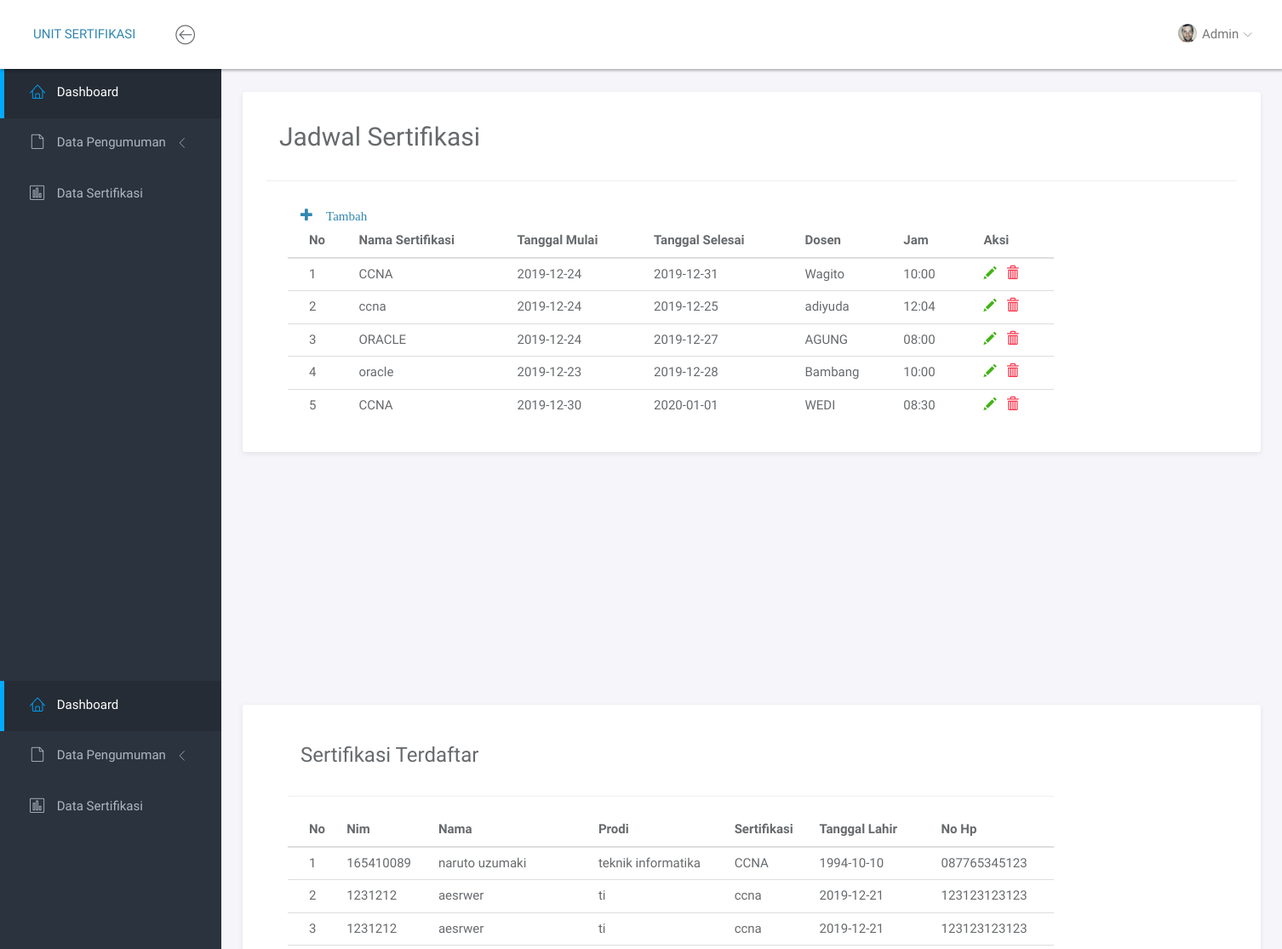
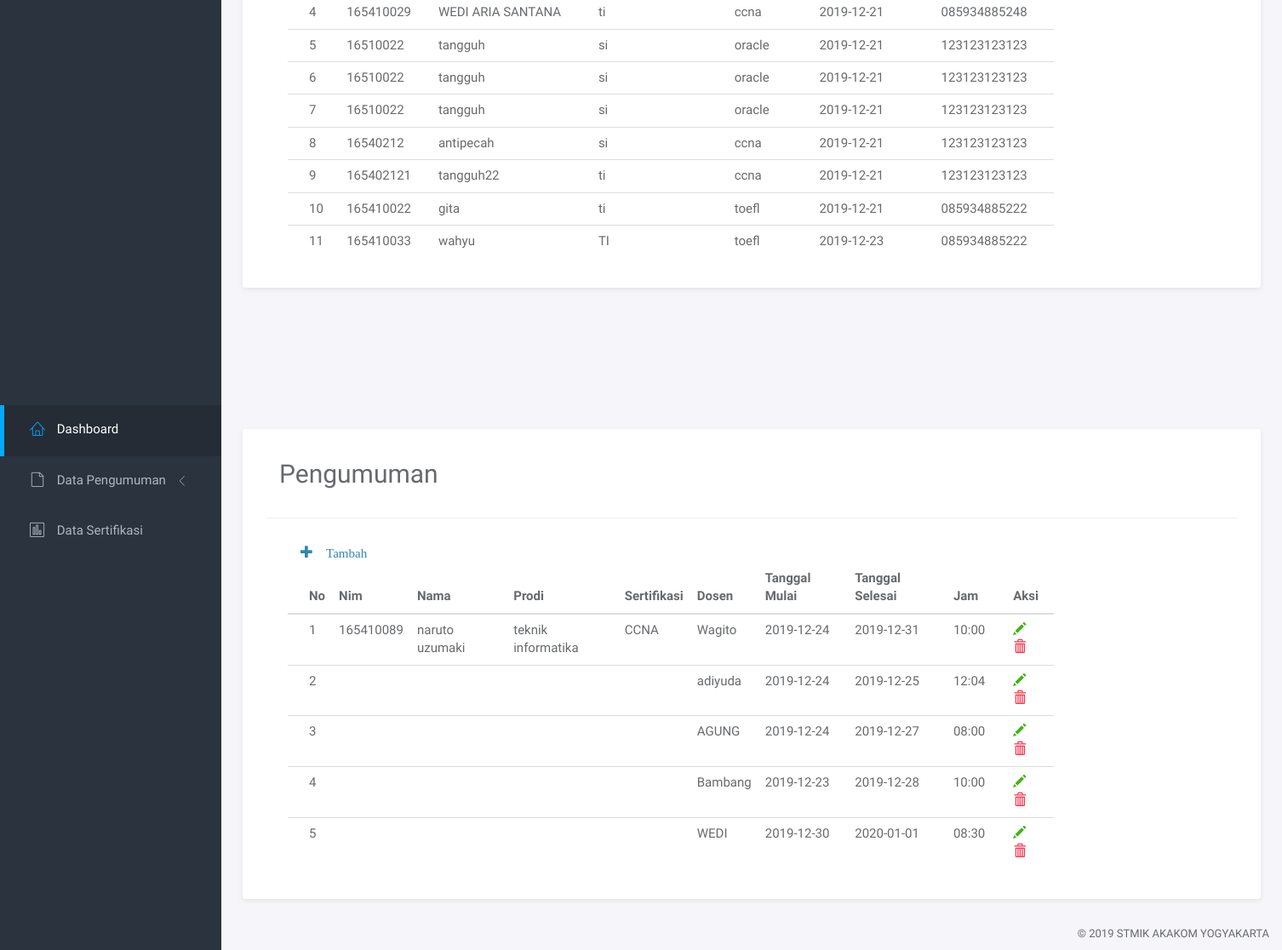
The page /index.php/welcome/dashboard on the database as committed earlier (2 pictures, top to bottom).
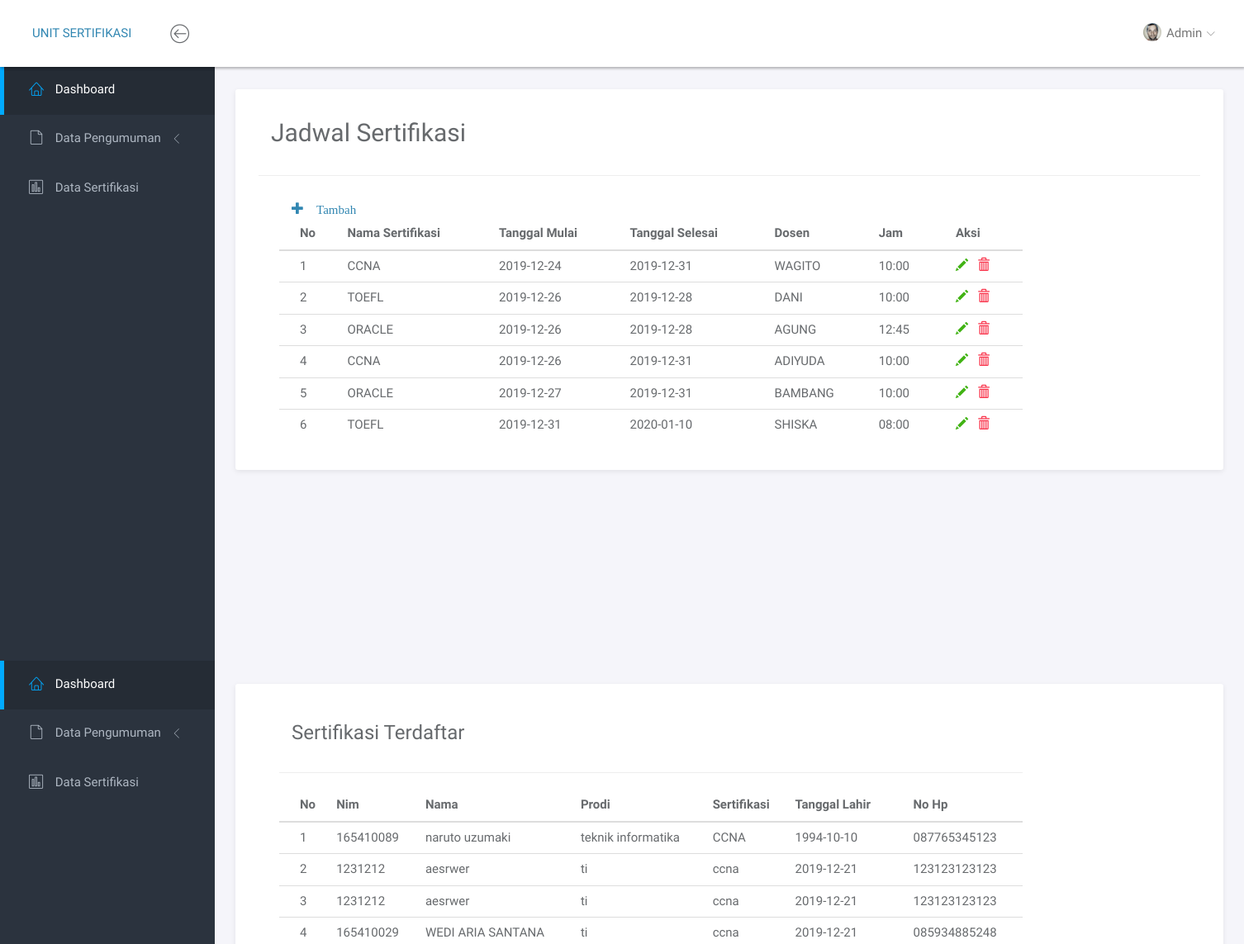
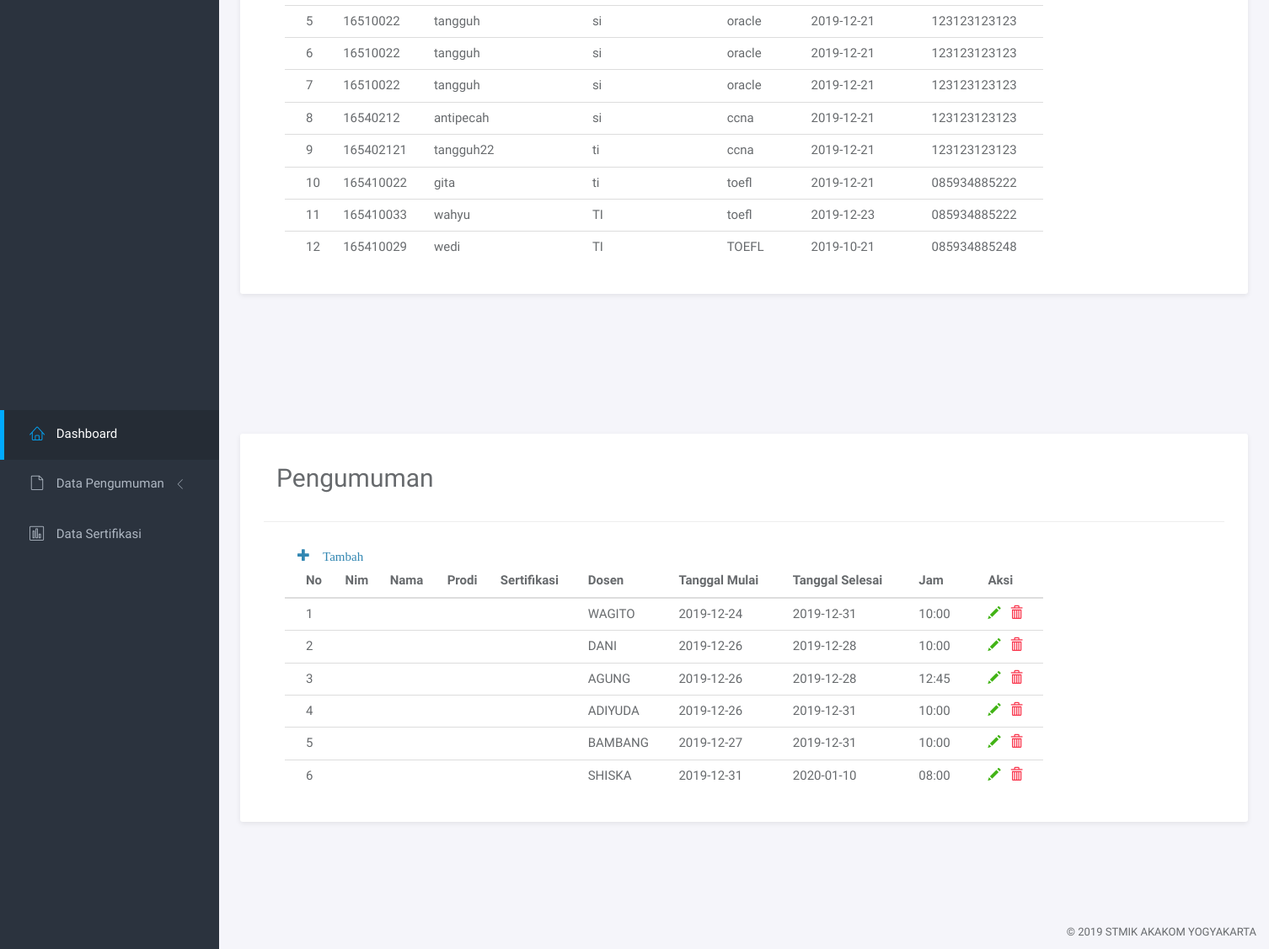
The same page on the database as committed later (2 pictures, top to bottom).
### tables this page shows
CREATE TABLE `sertifikasi` (
  `id_sertifikasi` int(11) NOT NULL,
  `namaSertifikasi` varchar(25) NOT NULL,
  `tglMulai` date NOT NULL,
  `tglSelesai` date NOT NULL,
  `dosen` varchar(50) NOT NULL,
  `jam` varchar(15) NOT NULL
);

CREATE TABLE `datarsertifikasi` (
  `id_mhs` int(11) NOT NULL,
  `nim_mhs` int(11) NOT NULL,
  `nama_mhs` varchar(100) NOT NULL,
  `prodi` varchar(50) NOT NULL,
  `sertifikasi` varchar(25) NOT NULL,
  `tgl_lahir` date NOT NULL,
  `nohp` char(15) NOT NULL
);

CREATE TABLE `detailsertifikasi` (
  `id_detail` int(11) NOT NULL,
  `id_mhs` int(11) NOT NULL,
  `nim_mhs` int(11) NOT NULL,
  `nama_mhs` varchar(100) NOT NULL,
  `prodi` varchar(50) NOT NULL,
  `sertifikasi` varchar(25) NOT NULL,
  `id_sertifikasi` int(11) NOT NULL,
  `dosen` varchar(50) NOT NULL,
  `tglMulai` date NOT NULL,
  `tglSelesai` date NOT NULL,
  `jam` varchar(15) NOT NULL
);

### application/controllers/Welcome.php (called while the page is built, shortened)
<?php
class Welcome extends CI_Controller {
	public function dashboard(){
		$data = $this->mymodel->TampilJadwalSertifikas();
		$this->load->view('admin/jadwal',array('data' => $data ));
		$data = $this->mymodel->TampilSertifikas();
		$this->load->view('admin/daftarsertifikasi',array('data' => $data));
		$data = $this->mymodel->TampilDetailSertifikas();
		$this->load->view('admin/tampilpengumuman',array('data' => $data));
		$this->load->view('admin/dashboard');
	}
}

### index.php (called while the page is built, shortened)
<?php
require_once BASEPATH.'core/CodeIgniter.php';

### application/models/mymodel.php (called while the page is built, shortened)
<?php
class Mymodel extends CI_Model {
	public function TampilSertifikas(){
		$data =  $this->db->query('SELECT * from datarsertifikasi');
		return $data->result_array();
	}
	public function TampilJadwalSertifikas($where=""){
		$data =  $this->db->query('SELECT * from sertifikasi'.$where);
		return $data->result_array();
	}
	public function TampilDetailSertifikas(){
		$data =  $this->db->query('SELECT a.id_mhs,a.id_sertifikasi, b.id_mhs, b.nama_mhs, b.nim_mhs, b.prodi, b.sertifikasi, c.dosen, c.tglMulai, c.tglSelesai, c.jam FROM detailsertifikasi a RIGHT JOIN datarsertifikasi b ON a.id_mhs = b.id_mhs RIGHT JOIN sertifikasi c ON c.id_sertifikasi = a.id_sertifikasi');
		return $data->result_array();
	}
}

### application/views/admin/daftarsertifikasi.php (the view, shortened to what the changed rows need)
<!doctype html>
<html lang="en">
<head>
  <link rel="stylesheet" href="<?php echo base_url(); ?>bootstrap/assets/vendor/bootstrap/css/bootstrap.min.css">
  <link rel="stylesheet" href="<?php echo base_url(); ?>bootstrap/assets/vendor/font-awesome/css/font-awesome.min.css">
  <link rel="stylesheet" href="<?php echo base_url(); ?>bootstrap/assets/vendor/linearicons/style.css">
  <link rel="stylesheet" href="<?php echo base_url(); ?>bootstrap/assets/vendor/chartist/css/chartist-custom.css">
  <link rel="stylesheet" href="<?php echo base_url(); ?>bootstrap/assets/css/main.css">
  <link rel="stylesheet" href="<?php echo base_url(); ?>bootstrap/assets/css/demo.css">
</head>
<body>
  <div id="wrapper">
    <div class="main">
      <div class="main-content">
        <div class="container-fluid">
          <div class="panel panel-headline">
              <div class="container">
                   <div class="panel-body col-md-10">
                <table class="table">
                  <thead>
                    <tr>
                      <th scope="col">No</th>
                      <th scope="col">Nim</th>
                      <th scope="col">Nama</th>
                      <th scope="col">Prodi</th>
                      <th scope="col">Sertifikasi</th>
                      <th scope="col">Tanggal Lahir</th>
                      <th scope="col">No Hp</th>
                    </tr>
                  </thead>
                  <tbody>
                  <?php
                    $no=1;
                    foreach ($data as $isi) { ?>
                    <tr>
                      <td><?php echo $no++;?></td>
                      <td><?php echo $isi['nim_mhs'];?></td>
                      <td><?php echo $isi['nama_mhs'];?></td>
                      <td><?php echo $isi['prodi'];?></td>
                      <td><?php echo $isi['sertifikasi'];?></td>
                      <td><?php echo $isi['tgl_lahir'];?></td>
                      <td><?php echo $isi['nohp'];?></td>
                    </tr>
                  <?php } ?>
                  </tbody>
                </table>
              </div>
              </div>
          </div>
        </div>
      </div>
    </div>
  </div>
</body>
</html>

### application/views/admin/jadwal.php (shortened to what the changed rows need)
<!doctype html>
<html lang="en">
<head>
	<link rel="stylesheet" href="<?php echo base_url(); ?>bootstrap/assets/vendor/bootstrap/css/bootstrap.min.css">
	<link rel="stylesheet" href="<?php echo base_url(); ?>bootstrap/assets/vendor/font-awesome/css/font-awesome.min.css">
	<link rel="stylesheet" href="<?php echo base_url(); ?>bootstrap/assets/vendor/linearicons/style.css">
	<link rel="stylesheet" href="<?php echo base_url(); ?>bootstrap/assets/vendor/chartist/css/chartist-custom.css">
	<link rel="stylesheet" href="<?php echo base_url(); ?>bootstrap/assets/css/main.css">
	<link rel="stylesheet" href="<?php echo base_url(); ?>bootstrap/assets/css/demo.css">
</head>
<body>
	<div id="wrapper">
		<div class="main">
			<div class="main-content">
				<div class="container-fluid">
					<div class="panel panel-headline">
							<div class="container">
								<h2 style="padding: 15px;">Jadwal Sertifikasi</h2><hr>
								<div class="panel-body col-md-10">
			                      <table class="table">
			                        <thead>
			                          <tr>
			                            <th scope="col">No</th>
			                            <th scope="col">Nama Sertifikasi</th>
			                            <th scope="col">Tanggal Mulai</th>
			                            <th scope="col">Tanggal Selesai</th>
			                            <th scope="col">Dosen</th>
			                            <th scope="col">Jam</th>
			                            <th scope="col">Aksi</th>
			                          </tr>
			                        </thead>
			                        <tbody>
			                        <?php
			                          $no=1;
			                          foreach ($data as $isi) { ?>
			                          <tr>
			                            <td><?php echo $no++;?></td>
			                            <td><?php echo $isi['namaSertifikasi'];?></td>
			                            <td><?php echo $isi['tglMulai'];?></td>
			                            <td><?php echo $isi['tglSelesai'];?></td>
			                            <td><?php echo $isi['dosen'];?></td>
			                            <td><?php echo $isi['jam'];?></td>
			                            <td>
			                            	<a href="<?php echo base_url()."index.php/welcome/edit_data/".$isi['id_sertifikasi']; ?>"><i class="glyphicon glyphicon-pencil text-success"></i></a>&nbsp;&nbsp;
			                            	<a href="<?php echo base_url()."index.php/welcome/do_delete/".$isi['id_sertifikasi']; ?>"><i class="glyphicon glyphicon-trash text-danger" onclick="alert('Data telah dihapus!!')"></i></a>
			                            </td>
			                          </tr>
			                        <?php } ?>
			                        </tbody>
			                      </table>
			                  </div>
							</div>
					</div>
				</div>
			</div>
		</div>
	</div>
</body>
</html>

### application/views/admin/tampilpengumuman.php (shortened to what the changed rows need)
<!doctype html>
<html lang="en">
<head>
	<link rel="stylesheet" href="<?php echo base_url(); ?>bootstrap/assets/vendor/bootstrap/css/bootstrap.min.css">
	<link rel="stylesheet" href="<?php echo base_url(); ?>bootstrap/assets/vendor/font-awesome/css/font-awesome.min.css">
	<link rel="stylesheet" href="<?php echo base_url(); ?>bootstrap/assets/vendor/linearicons/style.css">
	<link rel="stylesheet" href="<?php echo base_url(); ?>bootstrap/assets/vendor/chartist/css/chartist-custom.css">
	<link rel="stylesheet" href="<?php echo base_url(); ?>bootstrap/assets/css/main.css">
	<link rel="stylesheet" href="<?php echo base_url(); ?>bootstrap/assets/css/demo.css">
</head>
<body>
	<div id="wrapper">
		<div class="main">
			<div class="main-content">
				<div class="container-fluid">
					<div class="panel panel-headline">
							<div class="container">
								<h2 style="padding: 15px;">Pengumuman</h2><hr>
								<div class="panel-body col-md-10">
			                      <table class="table">
			                        <thead>
			                          <tr>
			                            <th scope="col">No</th>
			                            <th scope="col">Nim</th>
			                            <th scope="col">Nama</th>
			                            <th scope="col">Prodi</th>
			                            <th scope="col">Sertifikasi</th>
			                            <th scope="col">Dosen</th>
			                            <th scope="col">Tanggal Mulai</th>
			                            <th scope="col">Tanggal Selesai</th>
			                            <th scope="col">Jam</th>
			                            <th scope="col">Aksi</th>
			                          </tr>
			                        </thead>
			                        <tbody>
			                        <?php
			                          $no=1;
			                          foreach ($data as $isi) { ?>
			                          <tr>
			                            <td><?php echo $no++;?></td>
			                            <td><?php echo $isi['nim_mhs'];?></td>
			                            <td><?php echo $isi['nama_mhs'];?></td>
			                            <td><?php echo $isi['prodi'];?></td>
			                            <td><?php echo $isi['sertifikasi'];?></td>
			                            <td><?php echo $isi['dosen'];?></td>
			                            <td><?php echo $isi['tglMulai'];?></td>
			                            <td><?php echo $isi['tglSelesai'];?></td>
			                            <td><?php echo $isi['jam'];?></td>
			                            <td>
			                            	<a href="<?php echo site_url('inputpengumuman') ?>"><i class="glyphicon glyphicon-pencil text-success"></i></a>&nbsp;&nbsp;
			                            	<a href="<?php echo site_url('inputpengumuman') ?>"><i class="glyphicon glyphicon-trash text-danger"></i></a>
			                            </td>
			                          </tr>
			                        <?php } ?>
			                        </tbody>
			                      </table>
			                  </div>
							</div>
					</div>
				</div>
			</div>
		</div>
	</div>
</body>
</html>

Rows that differ between the two databases and show on the page:
removed sertifikasi: namaSertifikasi "ccna", tglMulai "2019-12-24", tglSelesai "2019-12-25", dosen "adiyuda", jam "12:04"
removed sertifikasi: namaSertifikasi "ORACLE", tglMulai "2019-12-24", tglSelesai "2019-12-27", dosen "AGUNG", jam "08:00"
removed sertifikasi: namaSertifikasi "oracle", tglMulai "2019-12-23", tglSelesai "2019-12-28", dosen "Bambang", jam "10:00"
removed sertifikasi: namaSertifikasi "CCNA", tglMulai "2019-12-30", tglSelesai "2020-01-01", dosen "WEDI", jam "08:30"
removed detailsertifikasi: id_mhs.nim_mhs "165410089", id_mhs.nama_mhs "naruto uzumaki", id_mhs.prodi "teknik informatika", id_mhs.sertifikasi "CCNA", id_sertifikasi.dosen "Wagito", id_sertifikasi.tglMulai "2019-12-24", id_sertifikasi.tglSelesai "2019-12-31", id_sertifikasi.jam "10:00"
now on one of the page's lists (row edited): sertifikasi: dosen "WAGITO", tglMulai "2019-12-24", tglSelesai "2019-12-31", jam "10:00"
changed sertifikasi: dosen "Wagito" → "WAGITO"
added sertifikasi: namaSertifikasi "TOEFL", tglMulai "2019-12-26", tglSelesai "2019-12-28", dosen "DANI", jam "10:00"
added sertifikasi: namaSertifikasi "ORACLE", tglMulai "2019-12-26", tglSelesai "2019-12-28", dosen "AGUNG", jam "12:45"
added sertifikasi: namaSertifikasi "CCNA", tglMulai "2019-12-26", tglSelesai "2019-12-31", dosen "ADIYUDA", jam "10:00"
added sertifikasi: namaSertifikasi "ORACLE", tglMulai "2019-12-27", tglSelesai "2019-12-31", dosen "BAMBANG", jam "10:00"
added sertifikasi: namaSertifikasi "TOEFL", tglMulai "2019-12-31", tglSelesai "2020-01-10", dosen "SHISKA", jam "08:00"
added datarsertifikasi: nim_mhs "165410029", nama_mhs "wedi", prodi "TI", sertifikasi "TOEFL", tgl_lahir "2019-10-21", nohp "085934885248"
